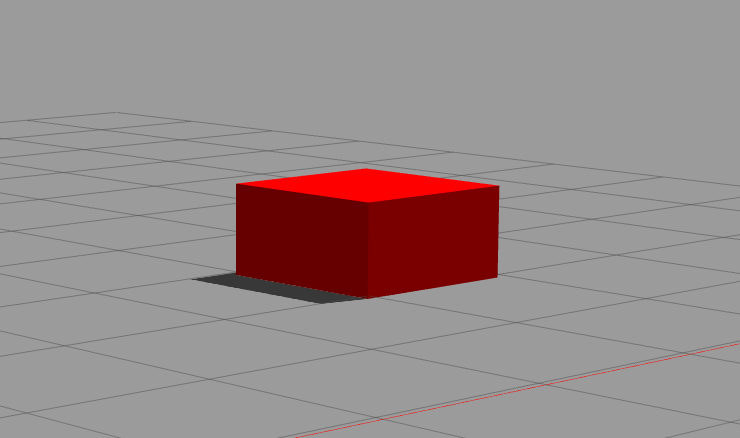
#> input picture scripts/red.png, 740 x 438 px
$ python get_threshold.py
#> lines starting #> are read from the running program, lines starting #| are printed output that depends on the picture
import cv2
import numpy as np

# Define a function to update the mask based on the current slider positions
# [45 lines left out: function update_mask, not called in this run]


# Load the image
img = cv2.imread("red.png")
#> img is the input picture: shape (438, 740, 3); mean B, G, R 139.3, 139.3, 151.5
scale_percent = 60 # percent of original size
width = int(320)
height = int(280)
dim = (width, height)
# resize image
# image = cv2.resize(img, dim, interpolation = cv2.INTER_AREA)
image = img
image=cv2.flip(image,0)
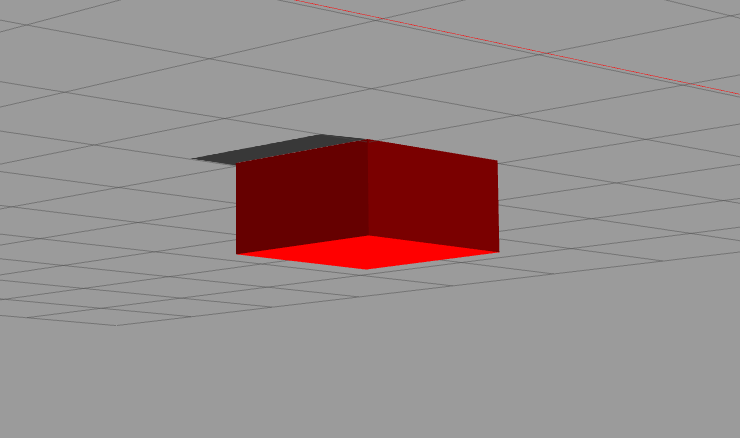
#> image: shape (438, 740, 3); mean B, G, R 139.3, 139.3, 151.5
image=cv2.flip(image,1)
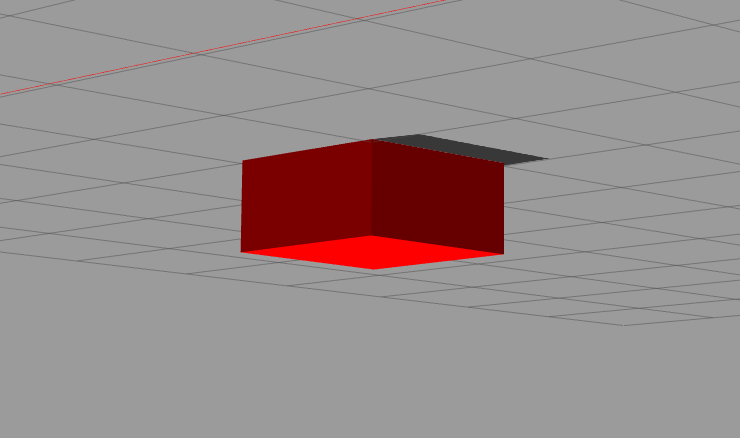
#> image: shape (438, 740, 3); mean B, G, R 139.3, 139.3, 151.5
# Convert the image to the HSV color space
hsv_image = cv2.cvtColor(image, cv2.COLOR_BGR2HSV)
#> hsv_image: shape (438, 740, 3); mean H, S, V 0, 23.2, 151.5

# Create a window to display the result
cv2.namedWindow("Track")

# Create sliders for the lower and upper bounds of the color range using cv2.createTrackbar()
cv2.createTrackbar("Lower Hue", "Track", 0, 179, lambda x: None)
cv2.createTrackbar("Lower Saturation", "Track", 0, 255, lambda x: None)
cv2.createTrackbar("Lower Value", "Track", 0, 255, lambda x: None)
cv2.createTrackbar("Upper Hue", "Track", 0, 179, lambda x: None)
cv2.createTrackbar("Upper Saturation", "Track", 0, 255, lambda x: None)
cv2.createTrackbar("Upper Value", "Track", 0, 255, lambda x: None)
cv2.createTrackbar("Upper Area", "Track", 0, 50000, lambda x: None)
cv2.createTrackbar("Lower Area", "Track", 0, 1000, lambda x: None)
cv2.createTrackbar("Height", "Track", 0, 480, lambda x: None)

# Set the initial slider positions
cv2.setTrackbarPos("Lower Hue", "Track", 0)
cv2.setTrackbarPos("Lower Saturation", "Track", 0)
cv2.setTrackbarPos("Lower Value", "Track", 0)
cv2.setTrackbarPos("Upper Hue", "Track", 179)
cv2.setTrackbarPos("Upper Saturation", "Track", 255)
cv2.setTrackbarPos("Upper Value", "Track", 255)

# Display the original image
cv2.imshow("Result", image)

while True:
    # Wait for a key press
    key = cv2.waitKey(1) & 0xFF
#> (key q is pressed here)

    # If the 'q' key is pressed, quit the program
    if key == ord("q"):
        break
    if key == ord("r"):
        print("Color Red")
        print("Lower Hue: ",lower_hue)
        print("Lower Saturation: ",lower_saturation)
        print("Lower Value: ",lower_value)

        print("Upper Hue: ",upper_hue)
        print("Upper Saturation: ",upper_saturation)
        print("Upper Value: ",upper_value)
    if key == ord("g"):
        print("Color Green")
        print("Lower Hue: ",lower_hue)
        print("Lower Saturation: ",lower_saturation)
        print("Lower Value: ",lower_value)

        print("Upper Hue: ",upper_hue)
        print("Upper Saturation: ",upper_saturation)
        print("Upper Value: ",upper_value)

    if key == ord("b"):
        print("Color Blue")
        print("Lower Hue: ",lower_hue)
        print("Lower Saturation: ",lower_saturation)
        print("Lower Value: ",lower_value)

        print("Upper Hue: ",upper_hue)
        print("Upper Saturation: ",upper_saturation)
        print("Upper Value: ",upper_value)

    # Get the current slider positions
    lower_hue = cv2.getTrackbarPos("Lower Hue", "Track")
    lower_saturation = cv2.getTrackbarPos("Lower Saturation", "Track")
    lower_value = cv2.getTrackbarPos("Lower Value", "Track")
    upper_hue = cv2.getTrackbarPos("Upper Hue", "Track")
    upper_saturation = cv2.getTrackbarPos("Upper Saturation", "Track")
    upper_value = cv2.getTrackbarPos("Upper Value", "Track")
    upper_saturation = cv2.getTrackbarPos("Upper Saturation", "Track")
    lower_area = cv2.getTrackbarPos("Lower Area", "Track")
    upper_area = cv2.getTrackbarPos("Upper Area", "Track")
    height = cv2.getTrackbarPos("Height", "Track")

    # Update the mask based on the current slider positions
    update_mask(lower_hue, lower_saturation, lower_value, upper_hue, upper_saturation, upper_value,lower_area,upper_area,height)


cv2.destroyAllWindows()

$ run again, with scripts/image2.png copied over scripts/red.png
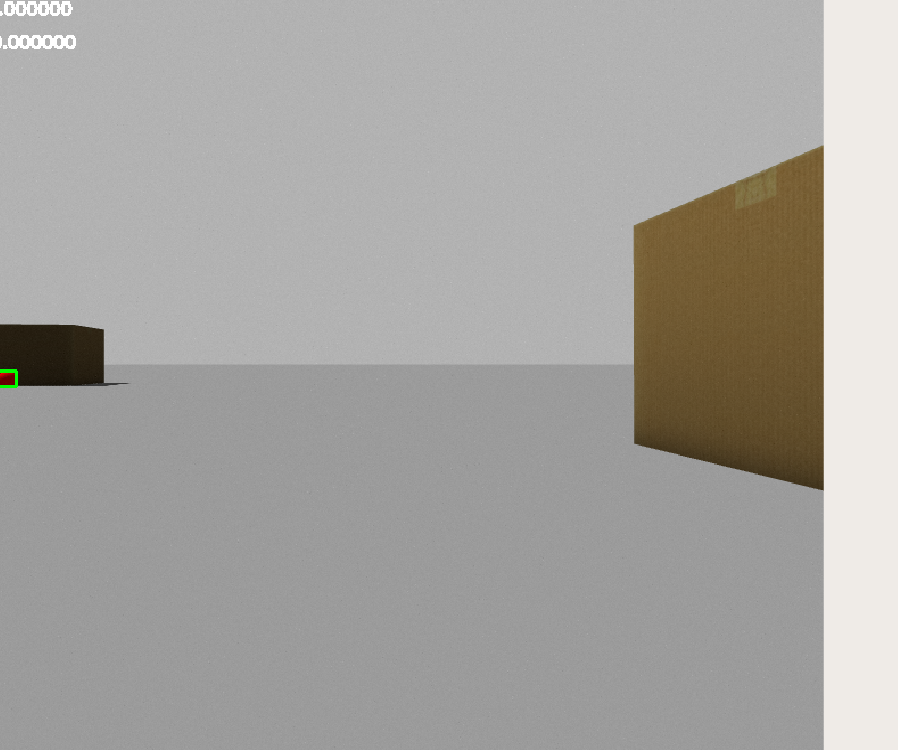
#> input picture scripts/image2.png, 898 x 750 px
#> img is the input picture: shape (750, 898, 3); mean B, G, R 160.6, 164.1, 166.2
#> `image=cv2.flip(image,0)`:
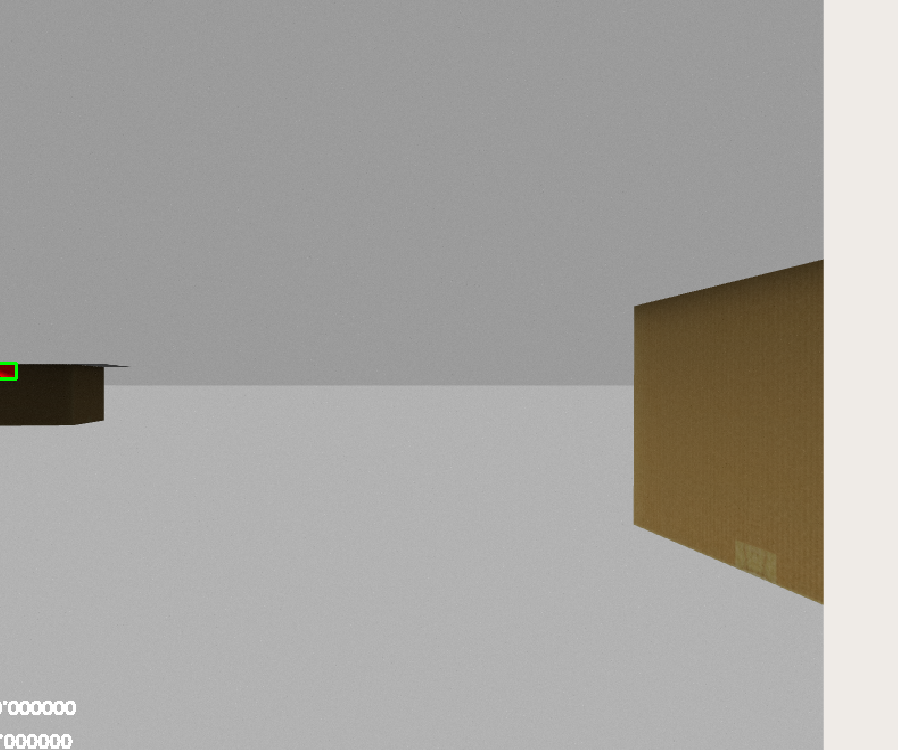
#> image: shape (750, 898, 3); mean B, G, R 160.6, 164.1, 166.2
#> `image=cv2.flip(image,1)`:
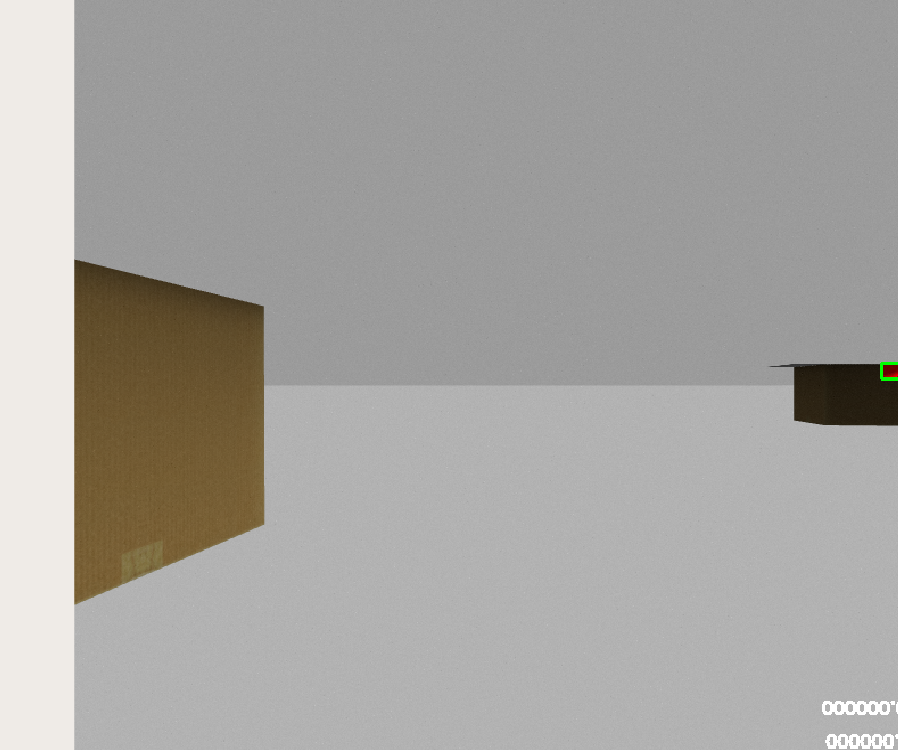
#> image: shape (750, 898, 3); mean B, G, R 160.6, 164.1, 166.2
#> hsv_image: shape (750, 898, 3); mean H, S, V 3, 13.3, 166.2
